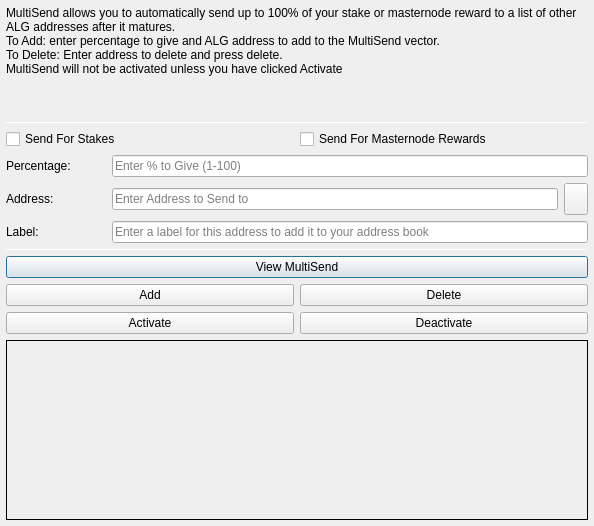
<?xml version="1.0" encoding="UTF-8"?>
<ui version="4.0">
 <class>MultiSendDialog</class>
 <widget class="QDialog" name="MultiSendDialog">
  <property name="windowModality">
   <enum>Qt::NonModal</enum>
  </property>
  <property name="geometry">
   <rect>
    <x>0</x>
    <y>0</y>
    <width>594</width>
    <height>526</height>
   </rect>
  </property>
  <property name="windowTitle">
   <string>MultiSend</string>
  </property>
  <layout class="QVBoxLayout" name="verticalLayout" stretch="0">
   <property name="leftMargin">
    <number>6</number>
   </property>
   <property name="topMargin">
    <number>6</number>
   </property>
   <property name="rightMargin">
    <number>6</number>
   </property>
   <property name="bottomMargin">
    <number>6</number>
   </property>
   <item>
    <layout class="QVBoxLayout" name="verticalLayout_Main" stretch="1,1,1,0,1,1,1">
     <item>
      <widget class="QLabel" name="label_2">
       <property name="lineWidth">
        <number>1</number>
       </property>
       <property name="text">
        <string>MultiSend allows you to automatically send up to 100% of your stake or masternode reward to a list of other ALG addresses after it matures.
To Add: enter percentage to give and ALG address to add to the MultiSend vector.
To Delete: Enter address to delete and press delete.
MultiSend will not be activated unless you have clicked Activate</string>
       </property>
       <property name="alignment">
        <set>Qt::AlignLeading|Qt::AlignLeft|Qt::AlignTop</set>
       </property>
       <property name="wordWrap">
        <bool>true</bool>
       </property>
      </widget>
     </item>
     <item>
      <widget class="Line" name="line">
       <property name="minimumSize">
        <size>
         <width>0</width>
         <height>1</height>
        </size>
       </property>
       <property name="maximumSize">
        <size>
         <width>16777215</width>
         <height>1</height>
        </size>
       </property>
       <property name="orientation">
        <enum>Qt::Horizontal</enum>
       </property>
      </widget>
     </item>
     <item>
      <layout class="QVBoxLayout" name="verticalLayout_Settings">
       <item>
        <layout class="QHBoxLayout" name="horizontalLayout">
         <item>
          <widget class="QCheckBox" name="multiSendStakeCheckBox">
           <property name="text">
            <string>Send For Stakes</string>
           </property>
          </widget>
         </item>
         <item>
          <widget class="QCheckBox" name="multiSendMasternodeCheckBox">
           <property name="text">
            <string>Send For Masternode Rewards</string>
           </property>
          </widget>
         </item>
        </layout>
       </item>
       <item>
        <layout class="QHBoxLayout" name="horizontalLayout_6">
         <item>
          <widget class="QLabel" name="label">
           <property name="minimumSize">
            <size>
             <width>100</width>
             <height>0</height>
            </size>
           </property>
           <property name="toolTip">
            <string>Percentage of stake to send</string>
           </property>
           <property name="text">
            <string>Percentage:</string>
           </property>
          </widget>
         </item>
         <item>
          <widget class="QLineEdit" name="multiSendPercentEdit">
           <property name="toolTip">
            <string>Enter whole numbers 1 - 100</string>
           </property>
           <property name="placeholderText">
            <string>Enter % to Give (1-100)</string>
           </property>
          </widget>
         </item>
        </layout>
       </item>
       <item>
        <layout class="QHBoxLayout" name="horizontalLayout_7">
         <item>
          <widget class="QLabel" name="label_5">
           <property name="minimumSize">
            <size>
             <width>100</width>
             <height>0</height>
            </size>
           </property>
           <property name="toolTip">
            <string>Address to send portion of stake to</string>
           </property>
           <property name="text">
            <string>Address:</string>
           </property>
          </widget>
         </item>
         <item>
          <widget class="QLineEdit" name="multiSendAddressEdit">
           <property name="toolTip">
            <string/>
           </property>
           <property name="placeholderText">
            <string>Enter Address to Send to</string>
           </property>
          </widget>
         </item>
         <item>
          <widget class="QToolButton" name="addressBookButton">
           <property name="maximumSize">
            <size>
             <width>16777215</width>
             <height>32</height>
            </size>
           </property>
           <property name="toolTip">
            <string>Choose an address from the address book</string>
           </property>
           <property name="text">
            <string/>
           </property>
           <property name="icon">
            <iconset resource="../BitalGo.qrc">
             <normaloff>:/icons/address-book</normaloff>:/icons/address-book</iconset>
           </property>
           <property name="shortcut">
            <string>Alt+A</string>
           </property>
          </widget>
         </item>
        </layout>
       </item>
      </layout>
     </item>
     <item>
      <layout class="QHBoxLayout" name="horizontalLayout_3">
       <item>
        <widget class="QLabel" name="label_3">
         <property name="minimumSize">
          <size>
           <width>100</width>
           <height>0</height>
          </size>
         </property>
         <property name="text">
          <string>Label:</string>
         </property>
        </widget>
       </item>
       <item>
        <widget class="QLineEdit" name="labelAddressLabelEdit">
         <property name="placeholderText">
          <string>Enter a label for this address to add it to your address book</string>
         </property>
        </widget>
       </item>
      </layout>
     </item>
     <item>
      <widget class="Line" name="line_2">
       <property name="minimumSize">
        <size>
         <width>0</width>
         <height>1</height>
        </size>
       </property>
       <property name="maximumSize">
        <size>
         <width>16777215</width>
         <height>1</height>
        </size>
       </property>
       <property name="orientation">
        <enum>Qt::Horizontal</enum>
       </property>
      </widget>
     </item>
     <item>
      <layout class="QVBoxLayout" name="verticalLayout_Buttons">
       <item>
        <layout class="QHBoxLayout" name="horizontalLayout_4">
         <item>
          <widget class="QPushButton" name="viewButton">
           <property name="toolTip">
            <string/>
           </property>
           <property name="statusTip">
            <string>View MultiSend Vector</string>
           </property>
           <property name="text">
            <string>View MultiSend</string>
           </property>
          </widget>
         </item>
        </layout>
       </item>
       <item>
        <layout class="QHBoxLayout" name="horizontalLayout_2">
         <item>
          <widget class="QPushButton" name="addButton">
           <property name="toolTip">
            <string/>
           </property>
           <property name="statusTip">
            <string>Add to MultiSend Vector</string>
           </property>
           <property name="text">
            <string>Add</string>
           </property>
          </widget>
         </item>
         <item>
          <widget class="QPushButton" name="deleteButton">
           <property name="toolTip">
            <string/>
           </property>
           <property name="statusTip">
            <string>Delete Address From MultiSend Vector</string>
           </property>
           <property name="text">
            <string>Delete</string>
           </property>
          </widget>
         </item>
        </layout>
       </item>
       <item>
        <layout class="QHBoxLayout" name="horizontalLayout_5">
         <item>
          <widget class="QPushButton" name="activateButton">
           <property name="statusTip">
            <string>Activate MultiSend</string>
           </property>
           <property name="text">
            <string>Activate</string>
           </property>
          </widget>
         </item>
         <item>
          <widget class="QPushButton" name="disableButton">
           <property name="statusTip">
            <string>Deactivate MultiSend</string>
           </property>
           <property name="text">
            <string>Deactivate</string>
           </property>
          </widget>
         </item>
        </layout>
       </item>
      </layout>
     </item>
     <item>
      <widget class="QLabel" name="message">
       <property name="minimumSize">
        <size>
         <width>0</width>
         <height>180</height>
        </size>
       </property>
       <property name="frameShape">
        <enum>QFrame::Panel</enum>
       </property>
       <property name="frameShadow">
        <enum>QFrame::Plain</enum>
       </property>
       <property name="lineWidth">
        <number>1</number>
       </property>
       <property name="midLineWidth">
        <number>1</number>
       </property>
       <property name="text">
        <string/>
       </property>
       <property name="alignment">
        <set>Qt::AlignLeading|Qt::AlignLeft|Qt::AlignTop</set>
       </property>
       <property name="wordWrap">
        <bool>true</bool>
       </property>
      </widget>
     </item>
    </layout>
   </item>
  </layout>
 </widget>
 <resources>
  <include location="../BitalGo.qrc"/>
 </resources>
 <connections/>
</ui>
